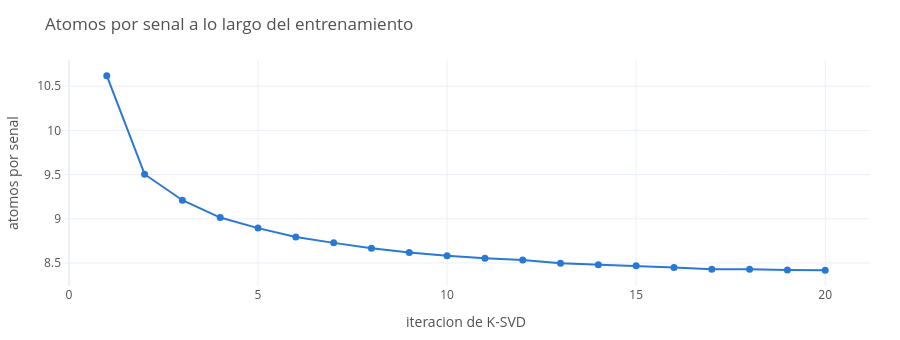

Notebook code cell kept with this figure:
### Markdown cell above
### Que mejora durante el entrenamiento

Aqui hay un detalle que confunde si no se dice: **el error de
reconstruccion no baja con las iteraciones**. Se queda clavado en
0.10 porque ese *es* el criterio de paro de OMP: en cuanto llega al
10% de error, deja de agregar atomos.

Lo que K-SVD mejora es la **dispersion**: cuantos atomos hacen falta
para alcanzar ese mismo error.

### Code cell
fig = go.Figure(go.Scatter(
    x=np.arange(1, len(dispersion) + 1), y=dispersion,
    mode="lines+markers", line=dict(color=AZUL, width=2),
    marker=dict(size=7), showlegend=False))
fig.update_layout(
    title="Atomos por senal a lo largo del entrenamiento",
    xaxis_title="iteracion de K-SVD",
    yaxis_title="atomos por senal", height=340, **PLANTILLA)
fig.show()

print(f"de {dispersion[0]:.2f} a {dispersion[-1]:.2f} atomos "
      f"para el mismo error")

### Figure 1 — Plotly figure (JSON) as saved in the notebook; plotly's stock layout.template omitted (floating-point values rounded to 4 significant figures)
{"data": [{"line": {"color": "#2a78d6", "width": 2}, "marker": {"size": 7}, "mode": "lines+markers", "showlegend": false, "type": "scatter", "x": [1, 2, 3, 4, 5, 6, 7, 8, 9, 10, 11, 12, 13, 14, 15, 16, 17, 18, 19, 20], "y": [10.62, 9.504, 9.21, 9.013, 8.894, 8.794, 8.727, 8.666, 8.617, 8.581, 8.553, 8.533, 8.495, 8.48, 8.469, 8.449, 8.428, 8.429, 8.419, 8.416]}], "layout": {"font": {"color": "#52514e", "size": 12}, "height": 340, "margin": {"b": 50, "l": 60, "r": 30, "t": 60}, "title": {"text": "Atomos por senal a lo largo del entrenamiento"}, "xaxis": {"title": {"text": "iteracion de K-SVD"}}, "yaxis": {"title": {"text": "atomos por senal"}}}}
